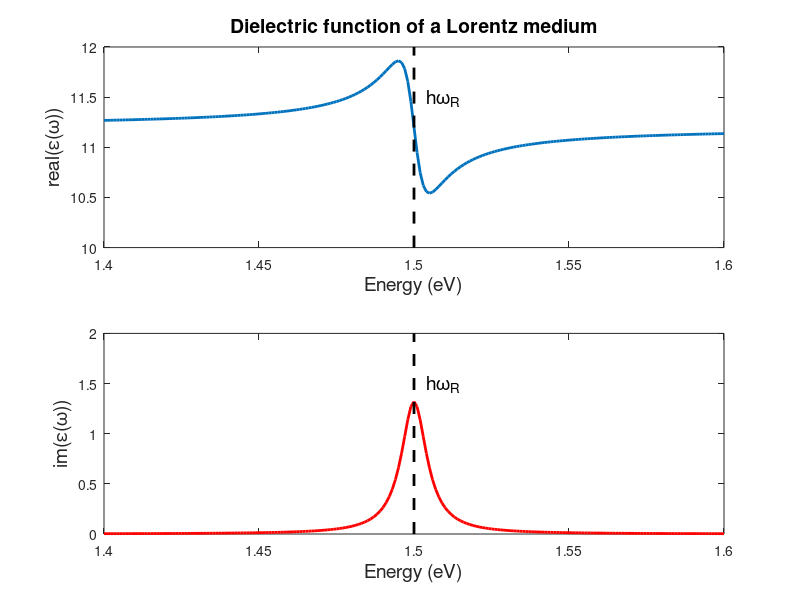

MATLAB code for this plot:

%------------------------------------------------------------------------%
%----------------- complex dielectric function of a ---------------------%
%------------------------ Lorentz medium --------------------------------%
%------------------------------------------------------------------------%
clc
close all
clear all
%------------------------------------------------------------------------%
hw0   =  1.5;      % resonant frequency
gam   =  10e-3;    % damping frequency
f     =  8.8e-3;   % oscillator strength
eb    =  11.2;     % background epsilon
%------------------------------------------------------------------------%
om    =  1.4:0.001:1.6;  % frequency array
ep    =  eb + (  ( f * hw0*hw0 )./ (hw0*hw0-om.*om-1i.*om*gam));
%------------------------------------------------------------------------%
figure(1)
subplot(211)
plot ( om, real(ep),'linewidth',2)
xlabel('Energy (eV)','fontsize',14)
ylabel('real(\epsilon(\omega))','fontsize',14)
title('Dielectric function of a Lorentz medium','fontsize',14)
line([hw0 hw0], [10 12],'color','k','Linestyle','--','linewidth',2)
axis([1.4 1.6 10 12])
text(1.504,11.5,'h\omega_R','fontSize',14)
subplot(212)
plot ( om, imag(ep),'r','linewidth',2)
xlabel('Energy (eV)','fontsize',14)
ylabel('im(\epsilon(\omega))','fontsize',14)
fh = figure(1);
set(fh, 'color', 'white');
line([hw0 hw0], [0 2],'color','k','Linestyle','--','linewidth',2)
axis([1.4 1.6 0 2])
text(1.504,1.5,'h\omega_R','fontSize',14)
%------------------------------------------------------------------------%

